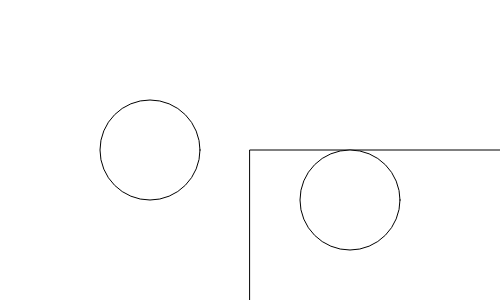
Frame 1 (no input)
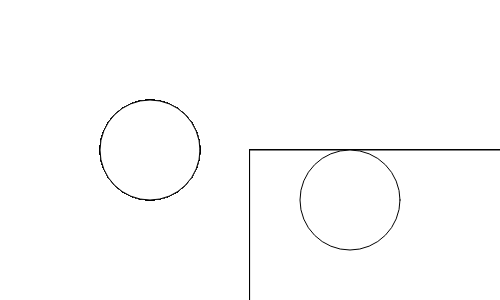
Frame 60 (no input)
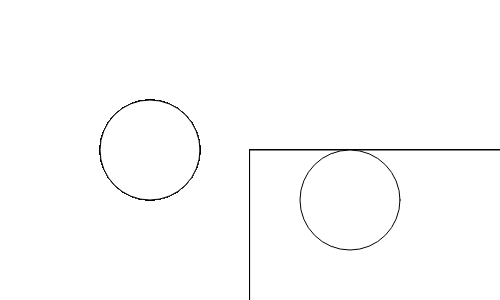
Frame 120 (the mouse pressed at the canvas centre since frame 60)

The p5.js sketch that drew these frames (run headless with seeded random() and noise() and a simulated clock; from frame 60 on, the mouse is pressed at the canvas centre):

// p5.js sketch
// ── sketch.js
function setup() {
    createCanvas(500, 300);
}

function draw() {
    square(250, 150, 300);
    circle(150, 150, 100);
    circle(350, 200, 100);
    
}
